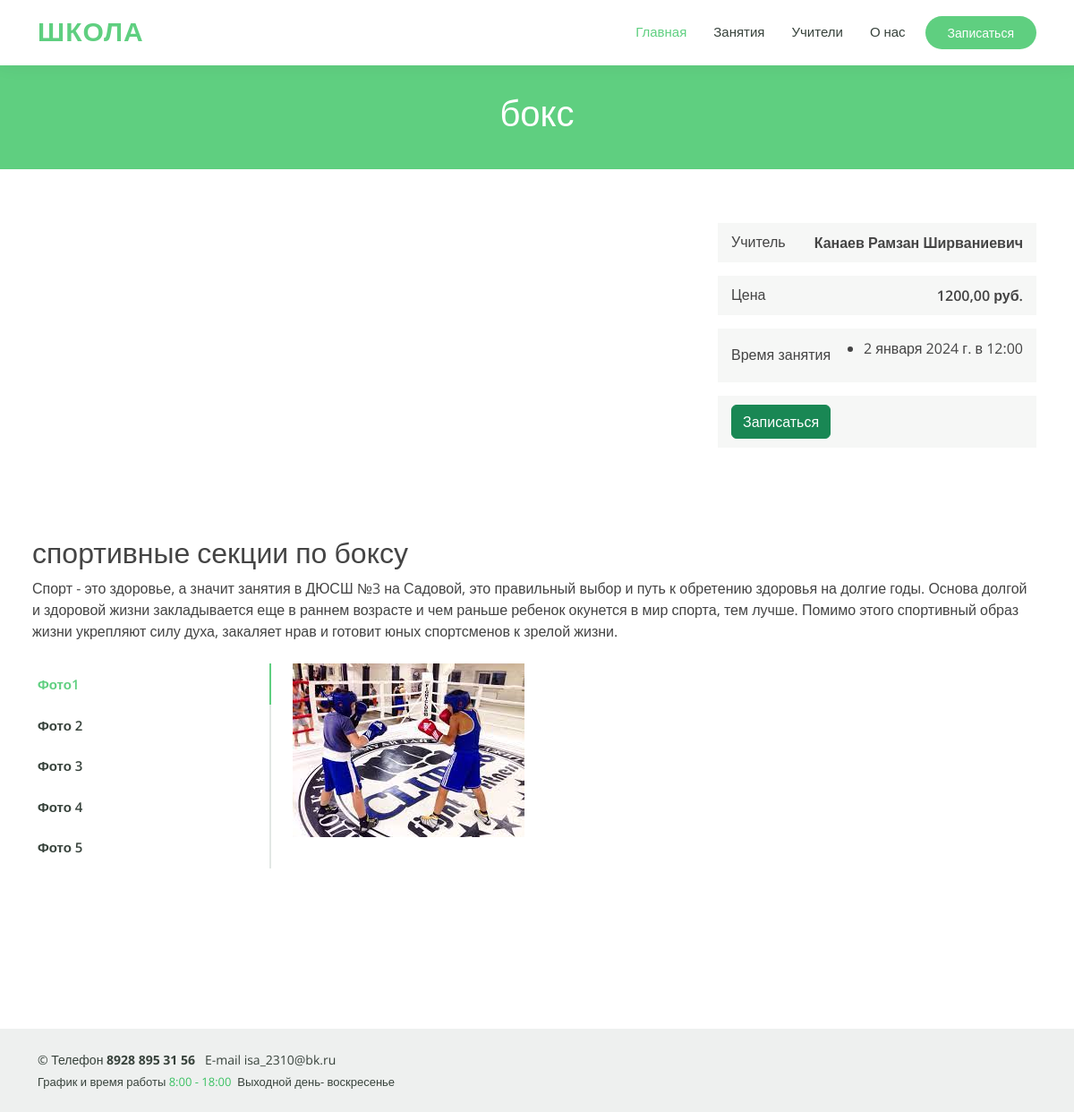
Screenshot of /course_details/1/ with the database file from the repository.
### school/models.py (models this page shows, shortened)
class Activity(models.Model):
    teacher = models.ForeignKey(Teacher, on_delete=models.CASCADE,  verbose_name='преподаватель')
    name = models.CharField(max_length=100, verbose_name='Название занятия')
    description = models.TextField(verbose_name='Информация')
    zanyat = models.ForeignKey(Zanyatie, on_delete=models.CASCADE, blank=True, null=True,  verbose_name='Какое занятие ?')
    price = models.DecimalField(max_digits=10, blank=True, null=True, decimal_places=2, verbose_name='Цена занятия')
    img_main = models.ImageField(upload_to='img', blank=False, verbose_name='Главная картина')
    img_1 = models.ImageField(upload_to='img', blank=True, null=True, verbose_name='Дополнительная картина')
    img_2 = models.ImageField(upload_to='img', blank=True, null=True, verbose_name='Дополнительная картина')
    img_3 = models.ImageField(upload_to='img', blank=True, null=True, verbose_name='Дополнительная картина')
    img_4 = models.ImageField(upload_to='img', blank=True, null=True, verbose_name='Дополнительная картина')
    img_5 = models.ImageField(upload_to='img', blank=True, null=True, verbose_name='Дополнительная картина')
    date_created = models.DateTimeField(auto_now_add=True)
    class Meta:
        verbose_name_plural = 'Занятия'

class Zanyatie(models.Model):
    name = models.CharField(max_length=100, verbose_name='занятие')
    date_created = models.DateTimeField(auto_now_add=True)
    class Meta:
        verbose_name_plural = 'Вид занятии'
    def __str__(self):
        return f"{self.name}"

class Teacher(models.Model):
    name = models.CharField(max_length=100, verbose_name='преподаватель')
    name_prof = models.CharField(max_length=100, verbose_name='профессия')
    tel = models.CharField(max_length=60, blank=True, null=True, verbose_name='телефон')
    description = models.TextField(blank=True, verbose_name='Информация')
    img_main = models.ImageField(upload_to='img', blank=False, verbose_name='Фото')
    date_created = models.DateTimeField(auto_now_add=True)
    class Meta:
        verbose_name_plural = 'преподаватель'
    def __str__(self):
        return f"{self.name}"

class Schedule(models.Model):
    activity = models.ForeignKey(Activity, on_delete=models.CASCADE)
    date = models.DateField()
    time = models.TimeField()
    class Meta:
        verbose_name_plural = 'расписания занятий'

### school/views.py (the view)
# urls.py: path('course_details/<int:pk>/', views.CourseDetailView.as_view(), name='course_details'),
class CourseDetailView(DetailView):
    model = Activity
    template_name = 'school/course_details.html'
    def get_context_data(self, **kwargs):
        context = super().get_context_data(**kwargs)
        context['form'] = ReservationForm()
        activity = self.get_object()
        schedule = Schedule.objects.filter(activity=activity)
        context['schedule'] = schedule
        return context

### school/forms.py
class ReservationForm(forms.ModelForm):
    class Meta:
        model = Enrollment
        fields = ['date', 'time', 'comments']
        widgets = {
            'date': forms.DateInput(attrs={'type': 'date'}),
            'time': forms.TimeInput(attrs={'type': 'time'}),
        }

### school/templates/school/course_details.html (shortened to what this page needs)
{% extends 'school/base.html' %}
{% load static %}
{% load bootstrap4 %}
{% block content %}
  <main id="main">
    <div class="breadcrumbs" data-aos="fade-in">
      <div class="container">
        <h1>{{ activity.zanyat }}</h1>
      </div>
    </div>
    <section id="course-details" class="course-details">
      <div class="container" data-aos="fade-up">
        <div class="row">
          <div class="col-lg-8">
          </div>
          <div class="col-lg-4">
            <div class="course-info d-flex justify-content-between align-items-center">
              <h5>Учитель</h5>
              <p>
                <span>{{ activity.teacher }}</span>
              </p>
            </div>
            <div class="course-info d-flex justify-content-between align-items-center">
              <h5>Цена</h5>
              <p>{{ activity.price }} руб.</p>
            </div>
            <div class="course-info d-flex justify-content-between align-items-center">
              <h5>Время занятия</h5>
              <ul>
                {% for item in schedule %}
                  <li>{{ item.date }} в {{ item.time }}</li>
                {% endfor %}
              </ul>
            </div>
            <div class="course-info d-flex justify-content-between align-items-center">
              <input type="submit" class="btn btn-success" value="Записаться" id="openModalBtn">
            </div>
          </div>
        </div>
      </div>
    </section>
    <div class="container m-4">
      <h2>{{ activity.name }}</h2>
      <p>{{ activity.description }}</p>
    </div>
    <section id="cource-details-tabs" class="cource-details-tabs">
      <div class="container" data-aos="fade-up">
        <div class="row">
          <div class="col-lg-3">
            <ul class="nav nav-tabs flex-column">
              <li class="nav-item">
                <a class="nav-link active show" data-bs-toggle="tab" href="#tab-1">Фото1 </a>
              </li>
              <li class="nav-item">
                <a class="nav-link" data-bs-toggle="tab" href="#tab-2">Фото 2</a>
              </li>
              <li class="nav-item">
                <a class="nav-link" data-bs-toggle="tab" href="#tab-3">Фото 3</a>
              </li>
              <li class="nav-item">
                <a class="nav-link" data-bs-toggle="tab" href="#tab-4">Фото 4</a>
              </li>
              <li class="nav-item">
                <a class="nav-link" data-bs-toggle="tab" href="#tab-5">Фото 5</a>
              </li>
            </ul>
          </div>
          <div class="col-lg-9 mt-4 mt-lg-0">
            <div class="tab-content">
              <div class="tab-pane active show" id="tab-1">
                <div class="row">
                  <div class="col-lg-8 details order-2 order-lg-1">
                    {% if activity.img_1 %}
                      <img src="{{ activity.img_1.url }}" class="img-fluid" alt="">
                    {% endif %}
                  </div>
                  <div class="col-lg-4 text-center order-1 order-lg-2">
                  </div>
                </div>
              </div>
            </div>
          </div>
        </div>
      </div>
    </section>
  </main>
{% endblock content %}

### static/css/style.css (style rules this page uses)
body { font-family: "Open Sans", sans-serif; color: #444444; }
a { color: #5fcf80; text-decoration: none; }
h1, h2, h3, h4, h5, h6 { font-family: "Raleway", sans-serif; }
section { padding: 60px 0; overflow: hidden; }
.breadcrumbs { margin-top: 73px; text-align: center; background: #5fcf80; padding: 30px 0; color: #fff; }
.course-details .course-info { background: #f6f7f6; padding: 10px 15px; margin-bottom: 15px; }
.course-details .course-info h5 { font-weight: 400; font-size: 16px; margin: 0; font-family: "Poppins", sans-serif; }
.course-details .course-info p { margin: 0; font-weight: 600; }
.cource-details-tabs { overflow: hidden; padding-top: 0; }
.cource-details-tabs .nav-tabs { border: 0; }
.cource-details-tabs .nav-link { border: 0; padding: 12px 15px 12px 0; transition: 0.3s; color: #37423b; border-radius: 0; border-right: 2px solid #e2e7e4; font-weight: 600; font-size: 15px; }
.cource-details-tabs .nav-link.active { color: #5fcf80; border-color: #5fcf80; }
.cource-details-tabs .tab-pane.active { animation: fadeIn 0.5s ease-out; }

### rows the page displays
Activity: zanyat "бокс", teacher "Канаев Рамзан Ширваниевич", price "1200,00", name "спортивные секции по боксу", description "Спорт - это здоровье, а значит занятия в ДЮСШ №3 на Садовой, это правильный выбор и путь к обретению здоровья на долгие годы. Основа долгой и здоровой жизни закладывается еще в раннем возрасте и чем раньше ребенок окунется в мир спорта, тем лучше. Помимо этого спортивный образ жизни укрепляют силу духа, закаляет нрав и готовит юных спортсменов к зрелой жизни.", img_1 (picture)
Schedule: date "2 января 2024 г.", time "12:00"
